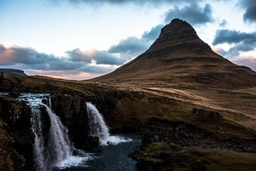
#> input picture Images/test2.jpg, 256 x 171 px, shrunk from 800 x 534 before the run
$ python insta_carve.py   (older library calls are emulated)
#> lines starting #> are read from the running program, lines starting #| are printed output that depends on the picture; after the words box and inside, x2 and y2 are one past the last pixel; in counts of white or black regions, pixels touching at a corner belong together
### seam_carve.py
# USAGE:
# python seam_carving.py (-resize | -remove) -im IM -out OUT [-mask MASK]
#                        [-rmask RMASK] [-dy DY] [-dx DX] [-vis] [-hremove] [-backward_energy]
# Examples:
# python seam_carving.py -resize -im demos/ratatouille.jpg -out ratatouille_resize.jpg
#        -mask demos/ratatouille_mask.jpg -dy 20 -dx -200 -vis
# python seam_carving.py -remove -im demos/eiffel.jpg -out eiffel_remove.jpg
#        -rmask demos/eiffel_mask.jpg -vis

import numpy as np
import cv2
import argparse
from numba import jit
from scipy import ndimage as ndi

SEAM_COLOR = np.array([255, 200, 200])    # seam visualization color (BGR)
SHOULD_DOWNSIZE = True                    # if True, downsize image for faster carving
DOWNSIZE_WIDTH = 500                      # resized image width if SHOULD_DOWNSIZE is True
ENERGY_MASK_CONST = 100000.0              # large energy value for protective masking
MASK_THRESHOLD = 10                       # minimum pixel intensity for binary mask
USE_FORWARD_ENERGY = True                 # if True, use forward energy algorithm

########################################
# UTILITY CODE
########################################

# [15 lines left out: functions visualize, resize, not called in this run]

def rotate_image(image, clockwise):
    k = 1 if clockwise else 3
    return np.rot90(image, k)

########################################
# ENERGY FUNCTIONS
########################################

# [13 lines left out: function backward_energy, not called in this run]

@jit
def forward_energy(im):
    """
    Forward energy algorithm as described in "Improved Seam Carving for Video Retargeting"
    by Rubinstein, Shamir, Avidan.
    Vectorized code adapted from
    https://github.com/axu2/improved-seam-carving.
    """
    h, w = im.shape[:2]
    im = cv2.cvtColor(im.astype(np.uint8), cv2.COLOR_BGR2GRAY).astype(np.float64)

    energy = np.zeros((h, w))
    m = np.zeros((h, w))

    U = np.roll(im, 1, axis=0)
    L = np.roll(im, 1, axis=1)
    R = np.roll(im, -1, axis=1)

    cU = np.abs(R - L)
    cL = np.abs(U - L) + cU
    cR = np.abs(U - R) + cU

    for i in range(1, h):
        mU = m[i-1]
        mL = np.roll(mU, 1)
        mR = np.roll(mU, -1)

        mULR = np.array([mU, mL, mR])
        cULR = np.array([cU[i], cL[i], cR[i]])
        mULR += cULR

        argmins = np.argmin(mULR, axis=0)
        m[i] = np.choose(argmins, mULR)
        energy[i] = np.choose(argmins, cULR)

    # vis = visualize(energy)
    # cv2.imwrite("forward_energy_demo.jpg", vis)

    return energy

########################################
# SEAM HELPER FUNCTIONS
########################################

# [47 lines left out: functions add_seam, add_seam_grayscale, not called in this run]

@jit
def remove_seam(im, boolmask):
    h, w = im.shape[:2]
    boolmask3c = np.stack([boolmask] * 3, axis=2)
    return im[boolmask3c].reshape((h, w - 1, 3))

# [4 lines left out: function remove_seam_grayscale, not called in this run]

@jit
def get_minimum_seam(im, mask=None, remove_mask=None):
    """
    DP algorithm for finding the seam of minimum energy. Code adapted from
    https://karthikkaranth.me/blog/implementing-seam-carving-with-python/
    """
    h, w = im.shape[:2]
    energyfn = forward_energy if USE_FORWARD_ENERGY else backward_energy
    M = energyfn(im)

    if mask is not None:
        M[np.where(mask > MASK_THRESHOLD)] = ENERGY_MASK_CONST

    # give removal mask priority over protective mask by using larger negative value
    if remove_mask is not None:
        M[np.where(remove_mask > MASK_THRESHOLD)] = -ENERGY_MASK_CONST * 100

    backtrack = np.zeros_like(M, dtype=np.int)

    # populate DP matrix
    for i in range(1, h):
        for j in range(0, w):
            if j == 0:
                idx = np.argmin(M[i - 1, j:j + 2])
                backtrack[i, j] = idx + j
                min_energy = M[i-1, idx + j]
            else:
                idx = np.argmin(M[i - 1, j - 1:j + 2])
                backtrack[i, j] = idx + j - 1
                min_energy = M[i - 1, idx + j - 1]

            M[i, j] += min_energy

    # backtrack to find path
    seam_idx = []
    boolmask = np.ones((h, w), dtype=np.bool)
    j = np.argmin(M[-1])
    for i in range(h-1, -1, -1):
        boolmask[i, j] = False
        seam_idx.append(j)
        j = backtrack[i, j]

    seam_idx.reverse()
    return np.array(seam_idx), boolmask

########################################
# MAIN ALGORITHM
########################################

def seams_removal(im, num_remove, mask=None, vis=False, rot=False):
    for _ in range(num_remove):
        seam_idx, boolmask = get_minimum_seam(im, mask)
        if vis:
            visualize(im, boolmask, rotate=rot)
        im = remove_seam(im, boolmask)
        if mask is not None:
            mask = remove_seam_grayscale(mask, boolmask)
    return im, mask


# [30 lines left out: function seams_insertion, not called in this run]

########################################
# MAIN DRIVER FUNCTIONS
########################################

def seam_carve(im, dy, dx, mask=None, vis=False):
    im = im.astype(np.float64)
    h, w = im.shape[:2]
    assert h + dy > 0 and w + dx > 0 and dy <= h and dx <= w

    if mask is not None:
        mask = mask.astype(np.float64)

    output = im

    if dx < 0:
        output, mask = seams_removal(output, -dx, mask, vis)

    elif dx > 0:
        output, mask = seams_insertion(output, dx, mask, vis)

    if dy < 0:
        output = rotate_image(output, True)
        if mask is not None:
            mask = rotate_image(mask, True)
        output, mask = seams_removal(output, -dy, mask, vis, rot=True)
        output = rotate_image(output, False)

    elif dy > 0:
        output = rotate_image(output, True)
        if mask is not None:
            mask = rotate_image(mask, True)
        output, mask = seams_insertion(output, dy, mask, vis, rot=True)
        output = rotate_image(output, False)

    return output


# [30 lines left out: function object_removal, not called in this run]


# [47 lines that do not run on import are left out]

### insta_carve.py
from seam_carve import seam_carve, resize
import cv2

SHOULD_DOWNSIZE = True
DOWNSIZE_WIDTH = 1000

def insta_carve(im, dy, dx):

    output = seam_carve(im, dy, dx)

    cv2.imwrite('Images/test_result.png', output)


def num_seams(im):
    '''
    Takes the image input as an openCV image object
    and calculates the number of seams to remove to
    make the image a square.
    '''
    h, w = im.shape[:2]

    dy = 0
    dx = 0

    if(h>w):
        dy = w-h
    elif(w>h):
        dx = h-w

    return  dy, dx


if __name__=='__main__':
    image_path = "Images/test2.jpg"
    im = cv2.imread(image_path)
#> im is the input picture: shape (171, 256, 3); mean B, G, R 98.8, 96.2, 93.2

    # downsize image for faster processing
    h, w = im.shape[:2]
#> h = 171; w = 256
    if SHOULD_DOWNSIZE and w > DOWNSIZE_WIDTH:
        im = resize(im, width=DOWNSIZE_WIDTH)

    dy, dx = num_seams(im)
#> dy = 0; dx = -85
    insta_carve(im, dy, dx)
#> the loop in seams_removal, `for _ in range(num_remove):` made 85 passes
#> pass 1, in seams_removal, `seam_idx, boolmask = get_minimum_seam(im, mask)`:
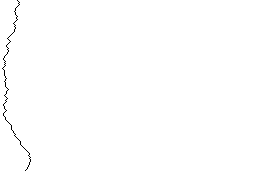
#> boolmask: shape (171, 256) bool; 99.6% white; black in thin lines or dots, all inside (x1, y1, x2, y2) = (2, 0, 31, 171)
#> pass 1, in seams_removal, `im = remove_seam(im, boolmask)`:
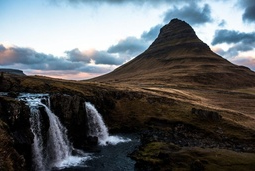
#> im: shape (171, 255, 3) float64; mean of channels 0, 1, 2 98.8, 96.3, 93.3; drawn as B, G, R
#> pass 2, in seams_removal, `seam_idx, boolmask = get_minimum_seam(im, mask)`:
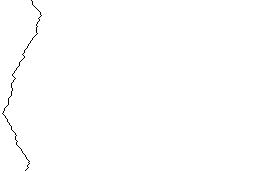
#> boolmask: shape (171, 255) bool; 99.6% white; black in thin lines or dots, all inside (x1, y1, x2, y2) = (2, 0, 42, 171)
#> pass 2, in seams_removal, `im = remove_seam(im, boolmask)`:
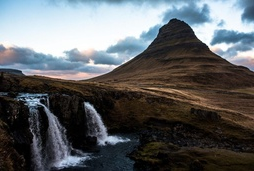
#> im: shape (171, 254, 3) float64; mean of channels 0, 1, 2 98.8, 96.3, 93.3; drawn as B, G, R
#> after the loop in seams_removal, `for _ in range(num_remove):`:
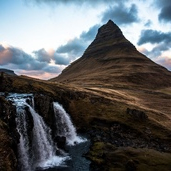
#> im: shape (171, 171, 3) float64; mean of channels 0, 1, 2 99, 96.5, 93.5; drawn as B, G, R
